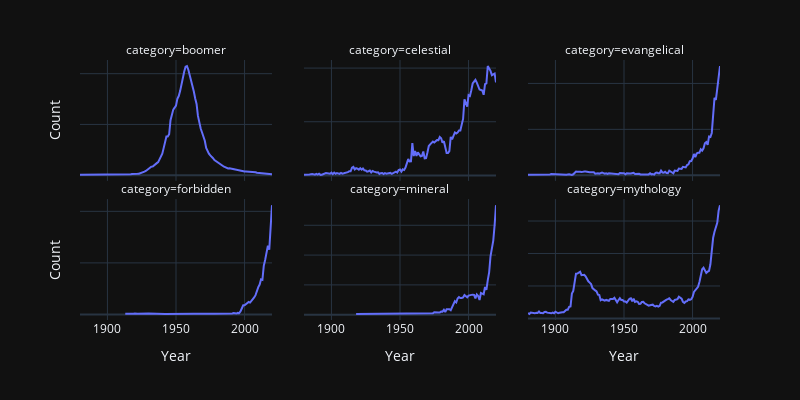

Notebook source saved alongside this figure:
### Markdown cell above
As the NYT article claims, baby boomer names have become less popular since 2000, while mythology names have become more popular.

We can also plot the popularity of all the categories at once.

### Code cell
fig = px.line(cate_counts, x='Year', y='Count',
              facet_col='category', facet_col_wrap=3,
              facet_col_spacing=0.05,
              width=800, height=400)
fig.update_yaxes(matches=None, showticklabels=False)

### Figure 1 — Plotly figure (JSON) as saved in the notebook; plotly's stock layout.template omitted (floating-point values rounded to 4 significant figures; data arrays with more than 128 entries replaced by an {"elided": "..."} marker saying what was removed)
{"data": [{"hovertemplate": "category=boomer<br>Year=%{x}<br>Count=%{y}<extra></extra>", "legendgroup": "", "line": {"color": "#636efa", "dash": "solid"}, "marker": {"symbol": "circle"}, "mode": "lines", "name": "", "orientation": "v", "showlegend": false, "x": {"elided": "141 int values"}, "xaxis": "x4", "y": {"elided": "141 int values"}, "yaxis": "y4", "type": "scatter"}, {"hovertemplate": "category=celestial<br>Year=%{x}<br>Count=%{y}<extra></extra>", "legendgroup": "", "line": {"color": "#636efa", "dash": "solid"}, "marker": {"symbol": "circle"}, "mode": "lines", "name": "", "orientation": "v", "showlegend": false, "x": {"elided": "139 int values"}, "xaxis": "x5", "y": {"elided": "139 int values"}, "yaxis": "y5", "type": "scatter"}, {"hovertemplate": "category=evangelical<br>Year=%{x}<br>Count=%{y}<extra></extra>", "legendgroup": "", "line": {"color": "#636efa", "dash": "solid"}, "marker": {"symbol": "circle"}, "mode": "lines", "name": "", "orientation": "v", "showlegend": false, "x": [1880, 1883, 1884, 1887, 1888, 1891, 1892, 1894, 1896, 1897, 1904, 1907, 1908, 1910, 1911, 1912, 1913, 1914, 1915, 1916, 1917, 1918, 1919, 1920, 1921, 1922, 1923, 1924, 1925, 1926, 1927, 1928, 1929, 1930, 1931, 1932, 1933, 1934, 1935, 1936, 1937, 1938, 1939, 1940, 1941, 1942, 1943, 1944, 1945, 1946, 1947, 1948, 1949, 1950, 1951, 1952, 1953, 1954, 1955, 1957, 1958, 1959, 1960, 1961, 1962, 1964, 1965, 1966, 1968, 1969, 1970, 1971, 1972, 1973, 1974, 1975, 1976, 1977, 1978, 1979, 1980, 1981, 1982, 1983, 1984, 1985, 1986, 1987, 1988, 1989, 1990, 1991, 1992, 1993, 1994, 1995, 1996, 1997, 1998, 1999, 2000, 2001, 2002, 2003, 2004, 2005, 2006, 2007, 2008, 2009, 2010, 2011, 2012, 2013, 2014, 2015, 2016, 2017, 2018, 2019, 2020], "xaxis": "x6", "y": [7, 7, 8, 6, 5, 11, 8, 6, 10, 14, 6, 5, 6, 12, 6, 5, 11, 22, 41, 38, 34, 38, 35, 42, 42, 41, 35, 37, 33, 32, 28, 33, 17, 21, 23, 17, 21, 29, 24, 17, 21, 15, 22, 20, 23, 21, 21, 13, 16, 12, 26, 20, 22, 22, 11, 21, 24, 19, 19, 27, 15, 17, 15, 17, 9, 7, 6, 10, 10, 22, 10, 13, 8, 26, 30, 23, 23, 51, 31, 29, 39, 26, 24, 51, 41, 39, 22, 52, 48, 48, 73, 71, 70, 93, 86, 86, 111, 119, 154, 156, 182, 232, 198, 237, 246, 245, 284, 269, 294, 348, 362, 332, 422, 417, 461, 624, 844, 820, 941, 1060, 1189], "yaxis": "y6", "type": "scatter"}, {"hovertemplate": "category=forbidden<br>Year=%{x}<br>Count=%{y}<extra></extra>", "legendgroup": "", "line": {"color": "#636efa", "dash": "solid"}, "marker": {"symbol": "circle"}, "mode": "lines", "name": "", "orientation": "v", "showlegend": false, "x": [1913, 1914, 1915, 1917, 1918, 1919, 1920, 1921, 1922, 1930, 1942, 1963, 1964, 1966, 1967, 1970, 1971, 1973, 1974, 1975, 1978, 1985, 1987, 1989, 1990, 1991, 1992, 1993, 1994, 1995, 1996, 1997, 1998, 1999, 2000, 2001, 2002, 2003, 2004, 2005, 2006, 2007, 2008, 2009, 2010, 2011, 2012, 2013, 2014, 2015, 2016, 2017, 2018, 2019, 2020], "xaxis": "x", "y": [6, 5, 6, 5, 7, 6, 9, 8, 6, 9, 5, 6, 5, 8, 7, 8, 9, 6, 5, 6, 7, 7, 5, 5, 7, 10, 13, 9, 9, 15, 12, 29, 63, 89, 89, 98, 109, 121, 115, 130, 141, 165, 187, 235, 265, 290, 341, 336, 471, 528, 606, 668, 627, 826, 1060], "yaxis": "y", "type": "scatter"}, {"hovertemplate": "category=mineral<br>Year=%{x}<br>Count=%{y}<extra></extra>", "legendgroup": "", "line": {"color": "#636efa", "dash": "solid"}, "marker": {"symbol": "circle"}, "mode": "lines", "name": "", "orientation": "v", "showlegend": false, "x": [1918, 1967, 1968, 1969, 1971, 1973, 1974, 1975, 1976, 1977, 1978, 1979, 1980, 1981, 1982, 1983, 1984, 1985, 1986, 1987, 1988, 1989, 1990, 1991, 1992, 1993, 1994, 1995, 1996, 1997, 1998, 1999, 2000, 2001, 2002, 2003, 2004, 2005, 2006, 2007, 2008, 2009, 2010, 2011, 2012, 2013, 2014, 2015, 2016, 2017, 2018, 2019, 2020], "xaxis": "x2", "y": [5, 5, 6, 5, 5, 10, 9, 17, 15, 15, 14, 15, 22, 21, 33, 18, 37, 37, 37, 30, 51, 72, 91, 82, 109, 118, 112, 112, 116, 132, 127, 117, 128, 128, 133, 134, 133, 109, 136, 126, 99, 146, 143, 137, 187, 166, 232, 284, 392, 434, 497, 602, 735], "yaxis": "y2", "type": "scatter"}, {"hovertemplate": "category=mythology<br>Year=%{x}<br>Count=%{y}<extra></extra>", "legendgroup": "", "line": {"color": "#636efa", "dash": "solid"}, "marker": {"symbol": "circle"}, "mode": "lines", "name": "", "orientation": "v", "showlegend": false, "x": {"elided": "141 int values"}, "xaxis": "x3", "y": {"elided": "141 int values"}, "yaxis": "y3", "type": "scatter"}], "layout": {"xaxis": {"anchor": "y", "domain": [0.0, 0.3], "title": {"text": "Year"}}, "yaxis": {"anchor": "x", "domain": [0.0, 0.465], "title": {"text": "Count"}, "showticklabels": false}, "xaxis2": {"anchor": "y2", "domain": [0.35, 0.65], "matches": "x", "title": {"text": "Year"}}, "yaxis2": {"anchor": "x2", "domain": [0.0, 0.465], "showticklabels": false}, "xaxis3": {"anchor": "y3", "domain": [0.7, 1.0], "matches": "x", "title": {"text": "Year"}}, "yaxis3": {"anchor": "x3", "domain": [0.0, 0.465], "showticklabels": false}, "xaxis4": {"anchor": "y4", "domain": [0.0, 0.3], "matches": "x", "showticklabels": false}, "yaxis4": {"anchor": "x4", "domain": [0.535, 1.0], "title": {"text": "Count"}, "showticklabels": false}, "xaxis5": {"anchor": "y5", "domain": [0.35, 0.65], "matches": "x", "showticklabels": false}, "yaxis5": {"anchor": "x5", "domain": [0.535, 1.0], "showticklabels": false}, "xaxis6": {"anchor": "y6", "domain": [0.7, 1.0], "matches": "x", "showticklabels": false}, "yaxis6": {"anchor": "x6", "domain": [0.535, 1.0], "showticklabels": false}, "annotations": [{"font": {}, "showarrow": false, "text": "category=forbidden", "x": 0.15, "xanchor": "center", "xref": "paper", "y": 0.465, "yanchor": "bottom", "yref": "paper"}, {"font": {}, "showarrow": false, "text": "category=mineral", "x": 0.5, "xanchor": "center", "xref": "paper", "y": 0.465, "yanchor": "bottom", "yref": "paper"}, {"font": {}, "showarrow": false, "text": "category=mythology", "x": 0.85, "xanchor": "center", "xref": "paper", "y": 0.465, "yanchor": "bottom", "yref": "paper"}, {"font": {}, "showarrow": false, "text": "category=boomer", "x": 0.15, "xanchor": "center", "xref": "paper", "y": 1.0, "yanchor": "bottom", "yref": "paper"}, {"font": {}, "showarrow": false, "text": "category=celestial", "x": 0.5, "xanchor": "center", "xref": "paper", "y": 1.0, "yanchor": "bottom", "yref": "paper"}, {"font": {}, "showarrow": false, "text": "category=evangelical", "x": 0.85, "xanchor": "center", "xref": "paper", "y": 1.0, "yanchor": "bottom", "yref": "paper"}], "legend": {"tracegroupgap": 0}, "margin": {"t": 60}, "height": 400, "width": 800}}
